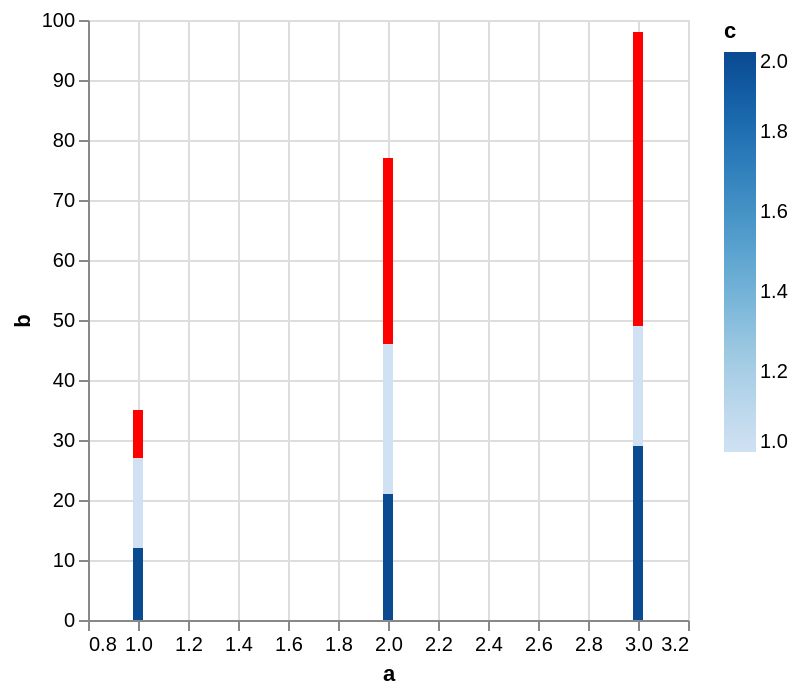

Write a Vega-Lite specification for this figure.
### Vega-Lite specification from a JSON file in a GitHub repository (floating-point values rounded to 4 significant figures)
{"$schema": "https://vega.github.io/schema/vega-lite/v6.json", "description": "Testing invalid", "data": {"values": [{"a": 1, "b": 15, "c": 1}, {"a": 2, "b": 25, "c": 1}, {"a": 3, "b": 20, "c": 1}, {"a": 1, "b": 12, "c": 2}, {"a": 2, "b": 21, "c": 2}, {"a": 3, "b": 29, "c": 2}, {"a": 1, "b": 8, "c": null}, {"a": 2, "b": 31, "c": null}, {"a": 3, "b": 49, "c": null}]}, "config": {"mark": {"invalid": "show", "tooltip": true}, "scale": {"invalid": {"color": {"value": "red"}}}}, "mark": "bar", "encoding": {"x": {"field": "a", "type": "quantitative"}, "y": {"field": "b", "type": "quantitative"}, "color": {"field": "c", "type": "quantitative"}}}
